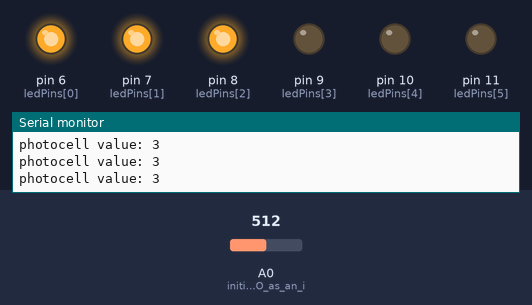
Bench run of a sketch on a simulated Arduino Uno, built with avr-gcc and run on an emulated ATmega328P. Parts: output pins drawn as LEDs (lit = HIGH), the last lines printed to the serial monitor. The inputs (shaded band) are chosen by the test bench; at power-on: A0 (initialize_pin_AO_as_an_i) = 512.

Above: at 1.2 s.
1.3 s: A0 (initialize_pin_AO_as_an_i) set to 669
4.3 s: A0 (initialize_pin_AO_as_an_i) set to 695
At 4.7 s:
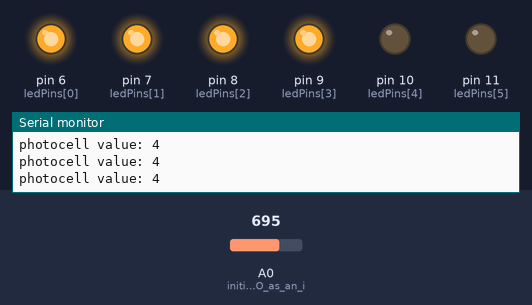
5.8 s: A0 (initialize_pin_AO_as_an_i) set to 511
At 6.9 s:
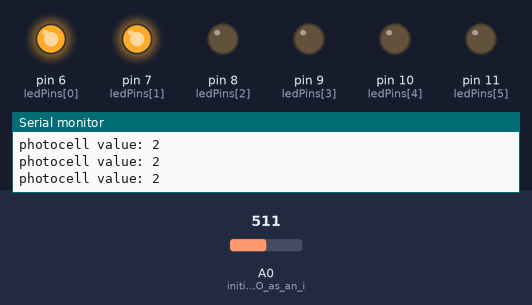
7.3 s: A0 (initialize_pin_AO_as_an_i) set to 354
10.3 s: A0 (initialize_pin_AO_as_an_i) set to 333
At 11.5 s:
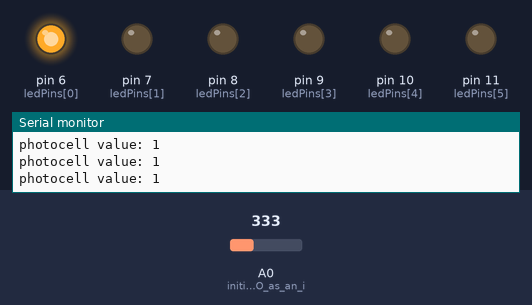
11.8 s: A0 (initialize_pin_AO_as_an_i) set to 716
At 12.8 s:
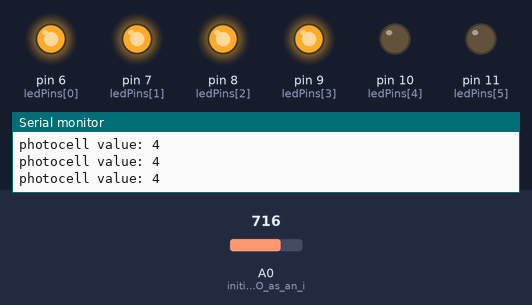
Timing chart, 0 to 14.3 s (numbered marks = the images above; inputs shaded):
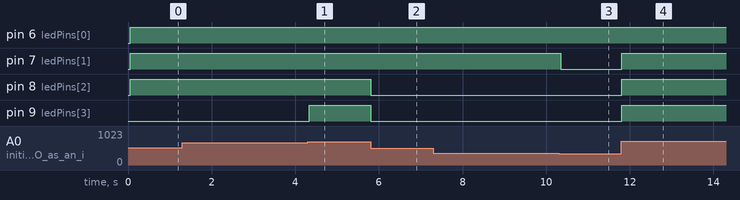

The sketch:

zante.jacob.photocell.ino
```cpp
/*
Student Name: Jacob Zante
Teacher Name: Hayden So
Title of Project: Photocell Distance Sensor
Brief Description of Project: This project uses a photocell connected to an analog pin that will
make the arduino turn on a certain number of LEDs depending on how close your are to the photocell.
Date of Completion: Oct 30, 2024
*/

const int ledPins[6] = {6, 7, 8, 9, 10, 11}; // array to store the pin values for each LED output

int ledCount = 0; // int to count how many LEDs should be turned on depending on the analong pin value

bool ledOutputs[6] = {false, false, false, false, false, false}; // array to store boolean values that each coorespond to an LED, representing what state that LED should be in


void ledController() {

  ledCount = analogRead(A0); // read analong pin 0

  ledCount = map(ledCount, 0, 1023, 0, 6); // reduce value to a range of 0 to 6

  Serial.print("photocell value: ");
  Serial.println(ledCount);


  for (int i = 0; i < sizeof(ledPins); i++) { // repeat loop for the length of 'ledPins' array

    if (ledCount <= 0) { // check if 'ledCount' is less than or equal to 0

      ledOutputs[i] = false; // set 'ledOutputs' at current index to 'false'

    } else { // only triggers if 'ledCount' is greater than 0

      ledOutputs[i] = true; // set 'ledOutputs' at current index to 'true'

    }

    ledCount--; // subtract one from 'ledCount'
  }

  for (int i = 0; i < sizeof(ledPins); i++) { // repeat loop for the length of 'ledPins' array\

    digitalWrite(ledPins[i], ledOutputs[i]); // write to 'ledPins' at index the value of 'ledOutputs' at index
  }
}


void setup() {

    Serial.begin(9600); // initialize the serial monitor with 9600 baud

    pinMode(A0, INPUT); // initialize pin AO as an input

    // initialize all pins in the 'ledPins' array as outputs
    for (int i : ledPins) {
        pinMode(i, OUTPUT);
    }
}


void loop() {

  delay(50); // 50ms delay for stability

  ledController(); // run 'ledController' function

}
```

Measured:
- the behaviour switches between 681 and 682 on A0 (initialize_pin_AO_as_an_i) (found by bisection; images 0 and 1)
- the behaviour switches between 341 and 340 on A0 (initialize_pin_AO_as_an_i) (found by bisection; images 2 and 3)
- after the input at 4.3 s, pin 9 (ledPins[3]): LOW → HIGH at once
- after the input at 5.8 s, pin 8 (ledPins[2]), pin 9 (ledPins[3]): HIGH → LOW at once
- after the input at 10.3 s, pin 7 (ledPins[1]): HIGH → LOW at once
- after the input at 11.8 s, pin 7 (ledPins[1]), pin 8 (ledPins[2]), pin 9 (ledPins[3]): LOW → HIGH at once
